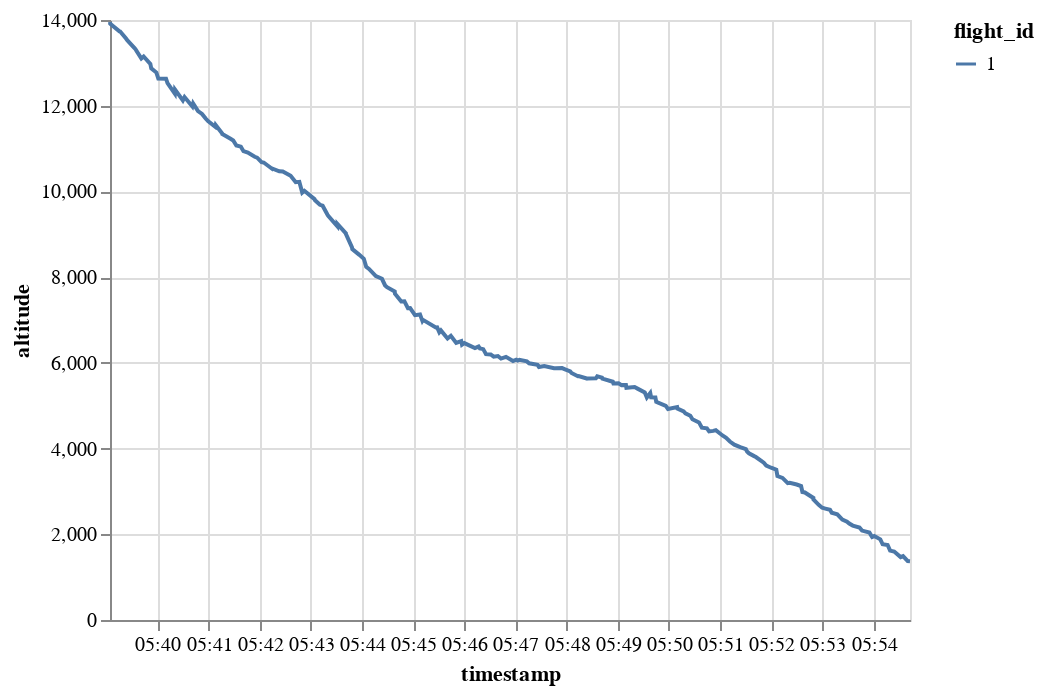

Notebook cell for this chart:
### Code cell
traffic[1].chart().encode(alt.Y("altitude"), alt.X("timestamp"), alt.Color("flight_id"))

### Figure 1 — Vega-Lite specification as saved in the notebook (floating-point values rounded to 4 significant figures; data arrays with more than 128 entries replaced by an {"elided": "..."} marker saying what was removed)
{"config": {"view": {"continuousWidth": 400, "continuousHeight": 300}}, "data": {"name": "data-06af14bd2741d57290633430df5d2e82"}, "mark": "line", "encoding": {"color": {"type": "nominal", "field": "flight_id"}, "x": {"type": "temporal", "field": "timestamp"}, "y": {"type": "quantitative", "field": "altitude"}}, "$schema": "https://vega.github.io/schema/vega-lite/v4.8.1.json", "datasets": {"data-06af14bd2741d57290633430df5d2e82": {"elided": "200 records"}}}
